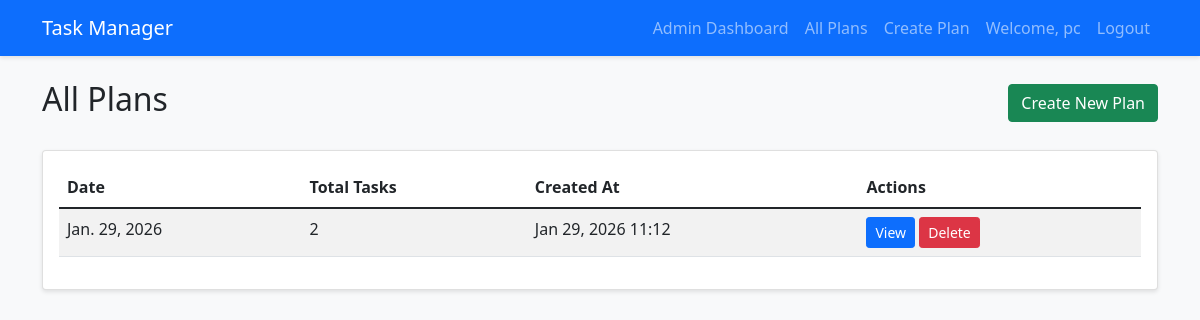
Screenshot of /manage/plans/ (signed in) with the database file from the repository.
### core/models.py (models this page shows, shortened)
class Plan(models.Model):
    date = models.DateField(unique=True, default=timezone.now)
    created_at = models.DateTimeField(auto_now_add=True)
    updated_at = models.DateTimeField(auto_now=True)
    class Meta:
        ordering = ['-date']

### core/views.py (the view)
# urls.py: path('plans/', views.plan_list, name='plan_list'),
@login_required
@user_passes_test(is_admin)
def plan_list(request):
    plans = Plan.objects.all().order_by('-date')
    return render(request, 'core/plan_list.html', {'plans': plans})

### core/views.py (called while the page is built)
def is_admin(user):
    return user.is_superuser

### templates/core/plan_list.html (shortened to what this page needs)
{% extends 'base.html' %}
{% block content %}
<div class="d-flex justify-content-between align-items-center mb-4">
    <h2>All Plans</h2>
    <a href="{% url 'plan_create' %}" class="btn btn-success">Create New Plan</a>
</div>
<div class="card">
    <div class="card-body">
        <div class="table-responsive">
            <table class="table table-striped">
                <thead>
                    <tr>
                        <th>Date</th>
                        <th>Total Tasks</th>
                        <th>Created At</th>
                        <th>Actions</th>
                    </tr>
                </thead>
                <tbody>
                    {% for plan in plans %}
                        <tr>
                            <td>{{ plan.date }}</td>
                            <td>{{ plan.tasks.count }}</td>
                            <td>{{ plan.created_at|date:"M d, Y H:i" }}</td>
                            <td>
                                <a href="{% url 'plan_detail' plan.id %}" class="btn btn-sm btn-primary">View</a>
                                <form action="{% url 'delete_plan' plan.id %}" method="post" class="d-inline" onsubmit="return confirm('Are you sure you want to delete this plan?');">
                                    <button type="submit" class="btn btn-sm btn-danger">Delete</button>
                                </form>
                            </td>
                        </tr>
                    {% empty %}
                        <tr>
                            <td colspan="4" class="text-center">No plans created yet.</td>
                        </tr>
                    {% endfor %}
                </tbody>
            </table>
        </div>
    </div>
</div>
{% endblock %}

### templates/base.html (shortened to what this page needs)
<!DOCTYPE html>
<html lang="en">
<head>
    <link href="https://cdn.jsdelivr.net/npm/bootstrap@5.1.3/dist/css/bootstrap.min.css" rel="stylesheet">
</head>
<body>
    <nav class="navbar navbar-expand-lg navbar-dark bg-primary">
        <div class="container">
            <a class="navbar-brand" href="{% url 'dashboard' %}">Task Manager</a>
            <div class="collapse navbar-collapse" id="navbarNav">
                <ul class="navbar-nav ms-auto">
                    {% if user.is_authenticated %}
                        {% if user.is_superuser %}
                            <li class="nav-item">
                                <a class="nav-link" href="{% url 'admin_dashboard' %}">Admin Dashboard</a>
                            </li>
                            <li class="nav-item">
                                <a class="nav-link" href="{% url 'plan_list' %}">All Plans</a>
                            </li>
                            <li class="nav-item">
                                <a class="nav-link" href="{% url 'plan_create' %}">Create Plan</a>
                            </li>
                        {% elif user.is_staff %}
                            <li class="nav-item">
                                <a class="nav-link" href="{% url 'staff_dashboard' %}">My Dashboard</a>
                            </li>
                        {% endif %}
                        <li class="nav-item">
                            <span class="nav-link">Welcome, {{ user.username }}</span>
                        </li>
                        <li class="nav-item">
                            <a class="nav-link" href="{% url 'logout' %}">Logout</a>
                        </li>
                    {% endif %}
                </ul>
            </div>
        </div>
    </nav>
    <div class="container mt-4">
        {% block content %}{% endblock %}
    </div>
</body>
</html>

### templates/base.html (style rules this page uses)
body { background-color: #f8f9fa; }
.navbar { box-shadow: 0 2px 4px rgba(0,0,0,.1); }
.card { box-shadow: 0 2px 4px rgba(0,0,0,.1); margin-bottom: 20px; }

### rows the page displays
Plan: date "Jan. 29, 2026", tasks.count "2", created_at "Jan 29, 2026 11:12"

### other values shown
{{ user.username }} "pc"
